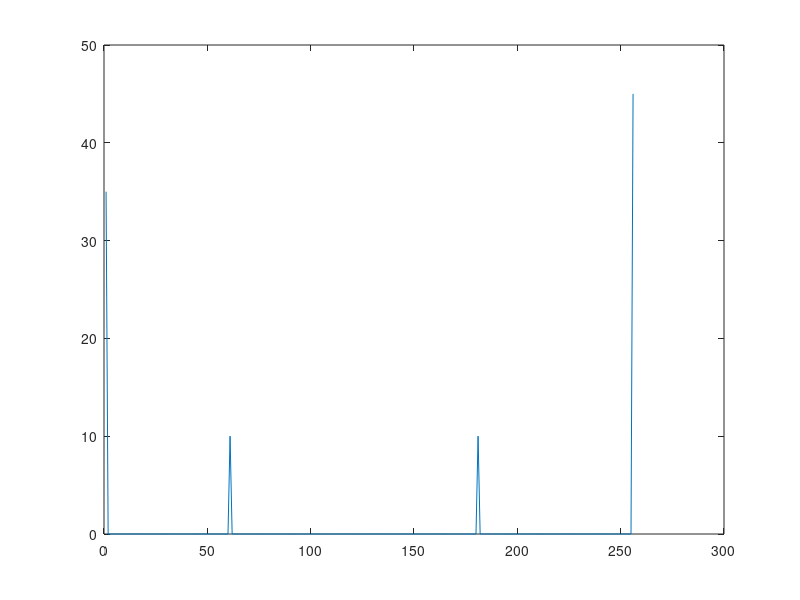
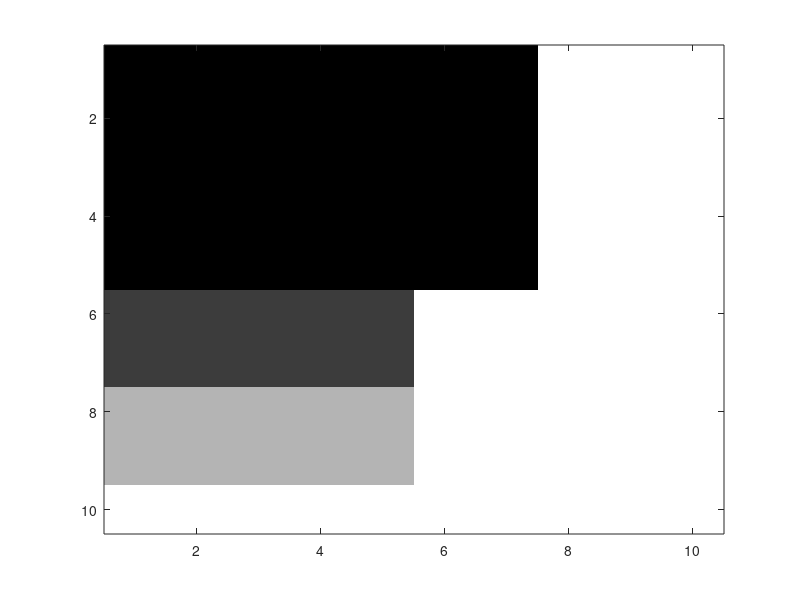

Source code (MATLAB) for these figures, in order:
%Bogdan Bernovici
%Ex 1

% Se presupune ca imaginea noastra are 100 de pixeli, adica matrice de
% 10x10
img = zeros(10);

%punem background alb imaginii
for i=1:10
    for j=1:10
        img(i,j)= 255;
    end
end
 
%plasam primul obiect (35% de black)
for i=1:5
    for j=1:7
        img(i,j)= 0;
    end
end

%plasam al doilea obiect (10% de 60)
for i=6:7
    for j=1:5
        img(i,j)=60
    end
end

%plasam al treilea obiect (10% de 180)
for i=8:9
    for j=1:5
        img(i,j)=180
    end
end


%generarea histogramei
img = uint8(img); %in matlab matricea e double default, si imi trebuie int
histo = imhist(img);
figure, plot(histo)

%afisam imaginea din matrice pe un scale de 256
figure,image(img),colormap(gray(256));

